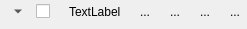
<?xml version="1.0" encoding="UTF-8"?>
<ui version="4.0">
 <class>CollapsibleWidget_UI</class>
 <widget class="QWidget" name="CollapsibleWidget_UI">
  <property name="geometry">
   <rect>
    <x>0</x>
    <y>0</y>
    <width>235</width>
    <height>28</height>
   </rect>
  </property>
  <property name="windowTitle">
   <string>Form</string>
  </property>
  <layout class="QGridLayout" name="gridLayout">
   <property name="margin">
    <number>0</number>
   </property>
   <item row="0" column="2">
    <widget class="QCheckBox" name="enabledBox">
     <property name="text">
      <string/>
     </property>
    </widget>
   </item>
   <item row="0" column="5">
    <spacer name="horizontalSpacer">
     <property name="orientation">
      <enum>Qt::Horizontal</enum>
     </property>
     <property name="sizeHint" stdset="0">
      <size>
       <width>1</width>
       <height>20</height>
      </size>
     </property>
    </spacer>
   </item>
   <item row="0" column="7">
    <widget class="QToolButton" name="buttonDown">
     <property name="text">
      <string>...</string>
     </property>
     <property name="autoRaise">
      <bool>true</bool>
     </property>
    </widget>
   </item>
   <item row="0" column="8">
    <widget class="QToolButton" name="buttonDel">
     <property name="text">
      <string>...</string>
     </property>
     <property name="autoRaise">
      <bool>true</bool>
     </property>
    </widget>
   </item>
   <item row="0" column="4">
    <widget class="QLabel" name="title">
     <property name="text">
      <string>TextLabel</string>
     </property>
    </widget>
   </item>
   <item row="1" column="0" colspan="10">
    <widget class="QFrame" name="widgetFrame">
     <property name="frameShape">
      <enum>QFrame::NoFrame</enum>
     </property>
     <property name="frameShadow">
      <enum>QFrame::Plain</enum>
     </property>
    </widget>
   </item>
   <item row="0" column="9">
    <widget class="QToolButton" name="buttonSave">
     <property name="text">
      <string>...</string>
     </property>
     <property name="autoRaise">
      <bool>true</bool>
     </property>
    </widget>
   </item>
   <item row="0" column="6">
    <widget class="QToolButton" name="buttonUp">
     <property name="text">
      <string>...</string>
     </property>
     <property name="autoRaise">
      <bool>true</bool>
     </property>
    </widget>
   </item>
   <item row="0" column="1">
    <widget class="QToolButton" name="collapseButton">
     <property name="text">
      <string>...</string>
     </property>
     <property name="autoRaise">
      <bool>true</bool>
     </property>
     <property name="arrowType">
      <enum>Qt::DownArrow</enum>
     </property>
    </widget>
   </item>
   <item row="0" column="3">
    <widget class="QLabel" name="effectIcon">
     <property name="text">
      <string/>
     </property>
    </widget>
   </item>
  </layout>
 </widget>
 <resources/>
 <connections/>
</ui>
